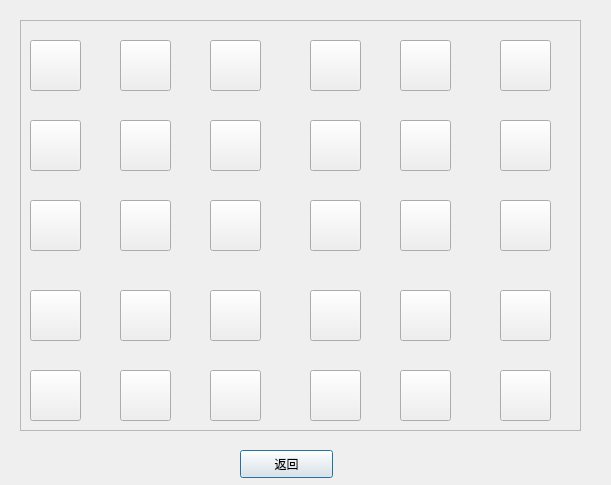
<?xml version="1.0" encoding="UTF-8"?>
<ui version="4.0">
 <class>PokemonBox</class>
 <widget class="QDialog" name="PokemonBox">
  <property name="geometry">
   <rect>
    <x>0</x>
    <y>0</y>
    <width>611</width>
    <height>485</height>
   </rect>
  </property>
  <property name="windowTitle">
   <string>Dialog</string>
  </property>
  <widget class="QPushButton" name="pushButton">
   <property name="geometry">
    <rect>
     <x>240</x>
     <y>450</y>
     <width>93</width>
     <height>28</height>
    </rect>
   </property>
   <property name="text">
    <string>返回</string>
   </property>
  </widget>
  <widget class="QFrame" name="frame">
   <property name="geometry">
    <rect>
     <x>20</x>
     <y>20</y>
     <width>561</width>
     <height>411</height>
    </rect>
   </property>
   <property name="styleSheet">
    <string notr="true">border-image: url(:/images/pokebox.png);</string>
   </property>
   <property name="frameShape">
    <enum>QFrame::StyledPanel</enum>
   </property>
   <property name="frameShadow">
    <enum>QFrame::Raised</enum>
   </property>
   <widget class="QPushButton" name="a25">
    <property name="geometry">
     <rect>
      <x>10</x>
      <y>350</y>
      <width>51</width>
      <height>51</height>
     </rect>
    </property>
    <property name="styleSheet">
     <string notr="true"> 
border-image: url(:/images/ball2.png);</string>
    </property>
    <property name="text">
     <string/>
    </property>
   </widget>
   <widget class="QPushButton" name="a26">
    <property name="geometry">
     <rect>
      <x>100</x>
      <y>350</y>
      <width>51</width>
      <height>51</height>
     </rect>
    </property>
    <property name="styleSheet">
     <string notr="true">  
border-image: url(:/images/ball2.png);</string>
    </property>
    <property name="text">
     <string/>
    </property>
   </widget>
   <widget class="QPushButton" name="a27">
    <property name="geometry">
     <rect>
      <x>190</x>
      <y>350</y>
      <width>51</width>
      <height>51</height>
     </rect>
    </property>
    <property name="styleSheet">
     <string notr="true">  
border-image: url(:/images/ball2.png);</string>
    </property>
    <property name="text">
     <string/>
    </property>
   </widget>
   <widget class="QPushButton" name="a28">
    <property name="geometry">
     <rect>
      <x>290</x>
      <y>350</y>
      <width>51</width>
      <height>51</height>
     </rect>
    </property>
    <property name="styleSheet">
     <string notr="true"> 
border-image: url(:/images/ball2.png); </string>
    </property>
    <property name="text">
     <string/>
    </property>
   </widget>
   <widget class="QPushButton" name="a29">
    <property name="geometry">
     <rect>
      <x>380</x>
      <y>350</y>
      <width>51</width>
      <height>51</height>
     </rect>
    </property>
    <property name="styleSheet">
     <string notr="true"> 
border-image: url(:/images/ball2.png); </string>
    </property>
    <property name="text">
     <string/>
    </property>
   </widget>
   <widget class="QPushButton" name="a30">
    <property name="geometry">
     <rect>
      <x>480</x>
      <y>350</y>
      <width>51</width>
      <height>51</height>
     </rect>
    </property>
    <property name="styleSheet">
     <string notr="true"> 
border-image: url(:/images/ball2.png); </string>
    </property>
    <property name="text">
     <string/>
    </property>
   </widget>
   <widget class="QPushButton" name="a21">
    <property name="geometry">
     <rect>
      <x>190</x>
      <y>270</y>
      <width>51</width>
      <height>51</height>
     </rect>
    </property>
    <property name="styleSheet">
     <string notr="true"> </string>
    </property>
    <property name="text">
     <string/>
    </property>
   </widget>
   <widget class="QPushButton" name="a24">
    <property name="geometry">
     <rect>
      <x>480</x>
      <y>270</y>
      <width>51</width>
      <height>51</height>
     </rect>
    </property>
    <property name="styleSheet">
     <string notr="true"> </string>
    </property>
    <property name="text">
     <string/>
    </property>
   </widget>
   <widget class="QPushButton" name="a20">
    <property name="geometry">
     <rect>
      <x>100</x>
      <y>270</y>
      <width>51</width>
      <height>51</height>
     </rect>
    </property>
    <property name="styleSheet">
     <string notr="true"> </string>
    </property>
    <property name="text">
     <string/>
    </property>
   </widget>
   <widget class="QPushButton" name="a23">
    <property name="geometry">
     <rect>
      <x>380</x>
      <y>270</y>
      <width>51</width>
      <height>51</height>
     </rect>
    </property>
    <property name="styleSheet">
     <string notr="true"/>
    </property>
    <property name="text">
     <string/>
    </property>
   </widget>
   <widget class="QPushButton" name="a22">
    <property name="geometry">
     <rect>
      <x>290</x>
      <y>270</y>
      <width>51</width>
      <height>51</height>
     </rect>
    </property>
    <property name="styleSheet">
     <string notr="true"> </string>
    </property>
    <property name="text">
     <string/>
    </property>
   </widget>
   <widget class="QPushButton" name="a19">
    <property name="geometry">
     <rect>
      <x>10</x>
      <y>270</y>
      <width>51</width>
      <height>51</height>
     </rect>
    </property>
    <property name="styleSheet">
     <string notr="true"> </string>
    </property>
    <property name="text">
     <string/>
    </property>
   </widget>
   <widget class="QPushButton" name="a18">
    <property name="geometry">
     <rect>
      <x>480</x>
      <y>180</y>
      <width>51</width>
      <height>51</height>
     </rect>
    </property>
    <property name="styleSheet">
     <string notr="true"> </string>
    </property>
    <property name="text">
     <string/>
    </property>
   </widget>
   <widget class="QPushButton" name="a16">
    <property name="geometry">
     <rect>
      <x>290</x>
      <y>180</y>
      <width>51</width>
      <height>51</height>
     </rect>
    </property>
    <property name="styleSheet">
     <string notr="true"> </string>
    </property>
    <property name="text">
     <string/>
    </property>
   </widget>
   <widget class="QPushButton" name="a17">
    <property name="geometry">
     <rect>
      <x>380</x>
      <y>180</y>
      <width>51</width>
      <height>51</height>
     </rect>
    </property>
    <property name="styleSheet">
     <string notr="true"> </string>
    </property>
    <property name="text">
     <string/>
    </property>
   </widget>
   <widget class="QPushButton" name="a14">
    <property name="geometry">
     <rect>
      <x>100</x>
      <y>180</y>
      <width>51</width>
      <height>51</height>
     </rect>
    </property>
    <property name="styleSheet">
     <string notr="true"> </string>
    </property>
    <property name="text">
     <string/>
    </property>
   </widget>
   <widget class="QPushButton" name="a13">
    <property name="geometry">
     <rect>
      <x>10</x>
      <y>180</y>
      <width>51</width>
      <height>51</height>
     </rect>
    </property>
    <property name="styleSheet">
     <string notr="true"> </string>
    </property>
    <property name="text">
     <string/>
    </property>
   </widget>
   <widget class="QPushButton" name="a15">
    <property name="geometry">
     <rect>
      <x>190</x>
      <y>180</y>
      <width>51</width>
      <height>51</height>
     </rect>
    </property>
    <property name="styleSheet">
     <string notr="true"> </string>
    </property>
    <property name="text">
     <string/>
    </property>
   </widget>
   <widget class="QPushButton" name="a12">
    <property name="geometry">
     <rect>
      <x>480</x>
      <y>100</y>
      <width>51</width>
      <height>51</height>
     </rect>
    </property>
    <property name="styleSheet">
     <string notr="true"> </string>
    </property>
    <property name="text">
     <string/>
    </property>
   </widget>
   <widget class="QPushButton" name="a10">
    <property name="geometry">
     <rect>
      <x>290</x>
      <y>100</y>
      <width>51</width>
      <height>51</height>
     </rect>
    </property>
    <property name="styleSheet">
     <string notr="true"> </string>
    </property>
    <property name="text">
     <string/>
    </property>
   </widget>
   <widget class="QPushButton" name="a11">
    <property name="geometry">
     <rect>
      <x>380</x>
      <y>100</y>
      <width>51</width>
      <height>51</height>
     </rect>
    </property>
    <property name="styleSheet">
     <string notr="true"> </string>
    </property>
    <property name="text">
     <string/>
    </property>
   </widget>
   <widget class="QPushButton" name="a8">
    <property name="geometry">
     <rect>
      <x>100</x>
      <y>100</y>
      <width>51</width>
      <height>51</height>
     </rect>
    </property>
    <property name="styleSheet">
     <string notr="true"> </string>
    </property>
    <property name="text">
     <string/>
    </property>
   </widget>
   <widget class="QPushButton" name="a7">
    <property name="geometry">
     <rect>
      <x>10</x>
      <y>100</y>
      <width>51</width>
      <height>51</height>
     </rect>
    </property>
    <property name="styleSheet">
     <string notr="true"/>
    </property>
    <property name="text">
     <string/>
    </property>
   </widget>
   <widget class="QPushButton" name="a9">
    <property name="geometry">
     <rect>
      <x>190</x>
      <y>100</y>
      <width>51</width>
      <height>51</height>
     </rect>
    </property>
    <property name="styleSheet">
     <string notr="true"> </string>
    </property>
    <property name="text">
     <string/>
    </property>
   </widget>
   <widget class="QPushButton" name="a6">
    <property name="geometry">
     <rect>
      <x>480</x>
      <y>20</y>
      <width>51</width>
      <height>51</height>
     </rect>
    </property>
    <property name="styleSheet">
     <string notr="true"/>
    </property>
    <property name="text">
     <string/>
    </property>
   </widget>
   <widget class="QPushButton" name="a4">
    <property name="geometry">
     <rect>
      <x>290</x>
      <y>20</y>
      <width>51</width>
      <height>51</height>
     </rect>
    </property>
    <property name="styleSheet">
     <string notr="true"/>
    </property>
    <property name="text">
     <string/>
    </property>
   </widget>
   <widget class="QPushButton" name="a5">
    <property name="geometry">
     <rect>
      <x>380</x>
      <y>20</y>
      <width>51</width>
      <height>51</height>
     </rect>
    </property>
    <property name="styleSheet">
     <string notr="true"> </string>
    </property>
    <property name="text">
     <string/>
    </property>
   </widget>
   <widget class="QPushButton" name="a2">
    <property name="geometry">
     <rect>
      <x>100</x>
      <y>20</y>
      <width>51</width>
      <height>51</height>
     </rect>
    </property>
    <property name="styleSheet">
     <string notr="true"/>
    </property>
    <property name="text">
     <string/>
    </property>
   </widget>
   <widget class="QPushButton" name="a1">
    <property name="geometry">
     <rect>
      <x>10</x>
      <y>20</y>
      <width>51</width>
      <height>51</height>
     </rect>
    </property>
    <property name="styleSheet">
     <string notr="true"/>
    </property>
    <property name="text">
     <string/>
    </property>
   </widget>
   <widget class="QPushButton" name="a3">
    <property name="geometry">
     <rect>
      <x>190</x>
      <y>20</y>
      <width>51</width>
      <height>51</height>
     </rect>
    </property>
    <property name="styleSheet">
     <string notr="true"> </string>
    </property>
    <property name="text">
     <string/>
    </property>
   </widget>
  </widget>
 </widget>
 <resources/>
 <connections/>
</ui>
